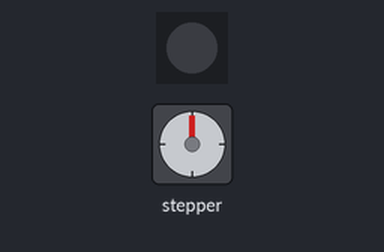
The sketch below on a simulated Arduino Uno, built with avr-gcc and run on an emulated ATmega328P. On the bench: 1 RGB LEDs in strip order, left to right, stepper motor. Dim RGB values are drawn brighter than linear; stepper angles assume 200 steps per turn.

Above: at 2.6 s.
At 10.78 s:
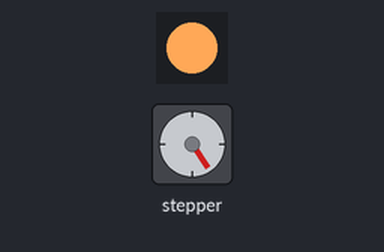
At 19.26 s:
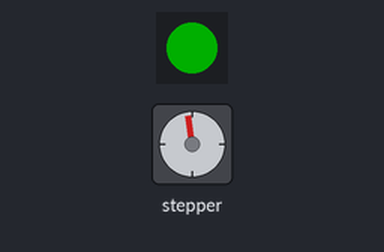
At 36.1 s:
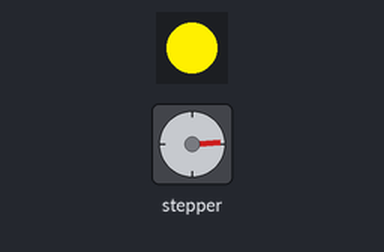
Timing chart, 0 to 37.6 s (numbered marks = the images above):
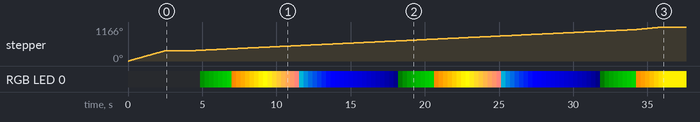

The sketch:

test1.ino
```cpp
#include "Painter.h"

void setup() {
  // put your setup code here, to run once:
  Painter.setup();
}

void loop() {
  // put your main code here, to run repeatedly:
  int paint_number = 1;

  if(paint_number == 0) {
    Painter.spiral();
  }
  else if(paint_number == 1) {
    Painter.spiral();
  }
  else if(paint_number == 2) {
    Painter.grid();
  }
  else if(paint_number == 3) {
    Painter.lat_lines();
  }
  else if(paint_number == 4) {
    Painter.lon_lines();
  }


}
```

Painter.cpp
```cpp
#include "Arduino.h"
#include "Painter.h"

#include <Wire.h>
#include <AccelStepper.h>
#include <Adafruit_MotorShield.h>
#include <MultiStepper.h>
#include <Adafruit_NeoPixel.h>

fclass::fclass() {}
    Adafruit_NeoPixel strip = Adafruit_NeoPixel(1, 10, NEO_GRB + NEO_KHZ800);

    Adafruit_MotorShield AFMS = Adafruit_MotorShield();
    Adafruit_StepperMotor *thetaStepper = AFMS.getStepper(200, 1);
    Adafruit_StepperMotor *phiStepper = AFMS.getStepper(513*4, 2);

    AccelStepper theta;
    AccelStepper phi;
    MultiStepper motors;

    void fclass::setup() {
      theta = AccelStepper(forwardstep1, backwardstep1);
      phi = AccelStepper(forwardstep1, backwardstep1);

      AFMS.begin(); //Start the shield
      motors.addStepper(theta);
      motors.addStepper(phi);

    }

    void fclass::spiral() {
      //Setup
      theta.setMaxSpeed(80.0);
      phi.setMaxSpeed(30.0);
      strip.begin();
      strip.setPixelColor(0, 0, 0, 0);
      strip.show();

      //"Loop"
      int j;
      long pos1[2] = {200, 0};
      motors.moveTo(pos1);
      while(motors.run()) {
      }

      delay(2000);

      j = 0;

      long pos2[2] = {-200, 212*4};
      motors.moveTo(pos2);
      //motors.runToPosition()
      while(motors.run()) {
        strip.setPixelColor(0, Wheel((j/10) & 255));
        strip.show();
        delay(5);
        j++;
      }

      delay(5000);

      long pos3[2] = {0, 0};
      motors.moveTo(pos3);
      while(motors.run()) {
      }

      strip.setPixelColor(0, 0, 0, 0);
      strip.show();

      delay(200000);
    }

    void fclass::grid() {
      //Setup
      theta.setMaxSpeed(40.0);
      phi.setMaxSpeed(115.0);
      strip.begin();
      strip.setPixelColor(0, 0, 0, 0);
      strip.show();

      //"Loop"
      int j;
      int circles = 5;
      int turnTheta = 200 / circles;
      int state = true;

      long pos1[2] = {200, 0};
      motors.moveTo(pos1);
      while(motors.run()) {
      }

      delay(5000);
      j = 0;

      for(int i = 0; i < circles; i++)
      {
        long down[2] = {200-(i*turnTheta), 203*state*4};
        motors.moveTo(down);
        while(motors.run()) {
          strip.setPixelColor(0, Wheel((j/10) & 255));
          strip.show();
          delay(5);
          j++;
        }

        long turn[2] = {200-((i+1)*turnTheta), 203*state*4};
        motors.moveTo(turn);
        while(motors.run()) {
          strip.setPixelColor(0, 0, 0, 0);
          strip.show();
        }

        state = !state;
      }

      long homeState[2] = {0, 0};
      motors.moveTo(homeState);
      while(motors.run()) {
        strip.setPixelColor(0, 0, 0, 0);
        strip.show();
      }

      delay(5000);

      circles = 5;
      int turnPhi = 203*4 / circles;
      state = false;

      j = 0;

      for(int i = 1; i <= circles; i++)
      {
        long down[2] = {200*state, i*turnPhi};
        motors.moveTo(down);
        while(motors.run()) {
          strip.setPixelColor(0, 0, 0, 0);
          strip.show();
        }

        state = !state;

        long spin[2] = {200*state, i*turnPhi};
        motors.moveTo(spin);
        while(motors.run()) {
          strip.setPixelColor(0, Wheel((j/10) & 255));
          strip.show();
          delay(5);
          j++;
        }

      }

      motors.moveTo(homeState);
      while(motors.run()) {
        strip.setPixelColor(0, 0, 0, 0);
        strip.show();
      }

      delay(200000);
    }

    void fclass::lat_lines() {
      //Setup
      theta.setMaxSpeed(100.0);
      phi.setMaxSpeed(100.0);
      strip.begin();
      strip.setPixelColor(0, 0, 0, 0);
      strip.show();

      //"Loop"
      int j;
      int circles = 8;
      int turnPhi = 203*4 / circles;
      int state = false;

      delay(5000);
      j = 0;

      for(int i = 1; i <= circles; i++)
      {
        long down[2] = {200*state, i*turnPhi};
        motors.moveTo(down);
        while(motors.run()) {
          strip.setPixelColor(0, 0, 0, 0);
          strip.show();
        }

        state = !state;

        long spin[2] = {200*state, i*turnPhi};
        motors.moveTo(spin);
        while(motors.run()) {
          strip.setPixelColor(0, Wheel((j/10) & 255));
          strip.show();
          delay(5);
          j++;
        }

      }

      long homeState[2] = {0, 0};
      motors.moveTo(homeState);
      while(motors.run()) {
        strip.setPixelColor(0, 0, 0, 0);
        strip.show();
      }

      delay(200000);

    }

    void fclass::lon_lines() {
      //Setup
      theta.setMaxSpeed(100.0);
      phi.setMaxSpeed(100.0);
      strip.begin();
      strip.setPixelColor(0, 0, 0, 0);
      strip.show();

      //"Loop"
      int j;
      int circles = 5;
      int turnTheta = 200 / circles;
      int state = true;

      long pos1[2] = {200, 0};
      motors.moveTo(pos1);
      while(motors.run()) {
      }

      delay(5000);
      j = 0;

      for(int i = 0; i < circles; i++)
      {
        long down[2] = {200-(i*turnTheta), 203*state*4};
        motors.moveTo(down);
        while(motors.run()) {
          strip.setPixelColor(0, Wheel((j/10) & 255));
          strip.show();
          delay(5);
          j++;
        }

        long turn[2] = {200-((i+1)*turnTheta), 203*state*4};
        motors.moveTo(turn);
        while(motors.run()) {
          strip.setPixelColor(0, 0, 0, 0);
          strip.show();
        }

        state = !state;
      }

      long homeState[2] = {0, 0};
      motors.moveTo(homeState);
      while(motors.run()) {
        strip.setPixelColor(0, 0, 0, 0);
        strip.show();
      }

      delay(200000);

    }

    void fclass::forwardstep1() {
      thetaStepper->onestep(FORWARD, SINGLE);
    }
    void fclass::backwardstep1() {
      thetaStepper->onestep(BACKWARD, SINGLE);
    }
    // wrappers for the second motor!
    void fclass::forwardstep2() {
      phiStepper->onestep(FORWARD, SINGLE);
    }
    void fclass::backwardstep2() {
      phiStepper->onestep(BACKWARD, SINGLE);
    }
    int fclass::Wheel(byte WheelPos) {
      WheelPos = 255 - WheelPos;
      if(WheelPos < 85) {
        return strip.Color(255 - WheelPos * 3, 0, WheelPos * 3);
      }
      if(WheelPos < 170) {
        WheelPos -= 85;
        return strip.Color(0, WheelPos * 3, 255 - WheelPos * 3);
      }
      WheelPos -= 170;
      return strip.Color(WheelPos * 3, 255 - WheelPos * 3, 0);
    }

fclass Painter = fclass();
```

Painter.h
```cpp
#ifndef Painter_h
#define Painter_h

class fclass {
    public:
        fclass();
        void setup();
        void spiral();
        void grid();
        void lat_lines();
        void lon_lines();
    private:
        static void forwardstep1();
        static void backwardstep1();
        static void forwardstep2();
        static void backwardstep2();
        int Wheel(byte WheelPos);
};

extern fclass Painter;

#endif
```

Measured:
- by itself, stepper: turns 360° clockwise in 2.5 s, then 806° clockwise in 31.4 s
- by itself, RGB LED 0: off → RGB(0, 18, 0) at 4.9 s, → RGB(0, 36, 0) 0.30 s later, → RGB(0, 51, 0) 0.30 s later, → RGB(0, 69, 0) 0.30 s later, … (104 changes in this stretch)
